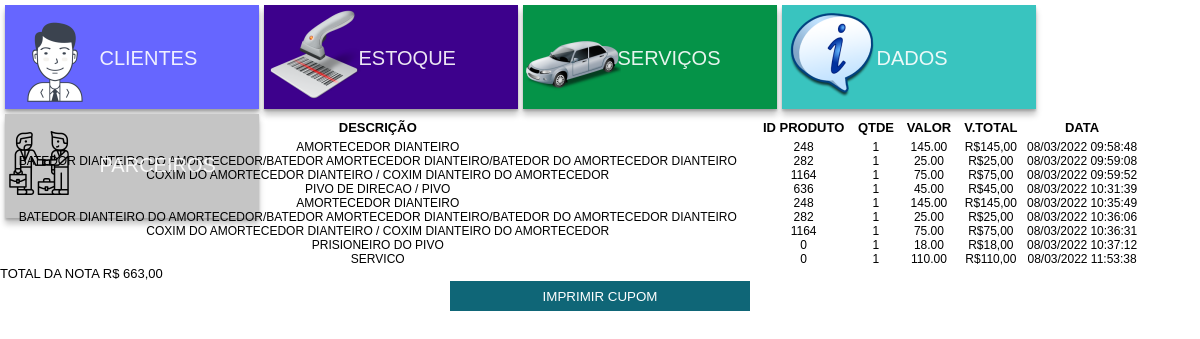
Page /cupom?ver=391 (signed in) on the committed database.
### tables this page shows
CREATE TABLE `nota` (
  `id` int(11) NOT NULL,
  `id_cliente` int(11) NOT NULL,
  `id_produto` int(11) NOT NULL,
  `nome_produto` varchar(200) NOT NULL,
  `quantidade` float NOT NULL,
  `preco` float(15,2) NOT NULL,
  `data` datetime DEFAULT NULL,
  `valor_total` float NOT NULL
);

### base/controle.php (called while the page is built, shortened)
<?php
class controle{
    public function carregarModelo($visualNome, $visualDados = array()) {
        require 'visual/modelo.php';
    }
    public function carregarVisualNoModelo($visualNome, $visualDados = array()) {
        extract($visualDados);
        require 'visual/'.$visualNome.'.php';
    }
}

### controles/cupomControle.php (called while the page is built)
<?php
class cupomControle extends controle {
    public function inicial() {
         $ver = $_GET['ver'];
         $clientes = new Clientes();
         $nota = $clientes->verNota($ver);
         $soma_geral = $clientes->somaGeral($ver);
         $data = $clientes->selecionarData();
           $arr = range(1, 999999);
            shuffle($arr);
            foreach ($arr AS $each) {
            }
        $dados = array(
            'data' => $data,
            'nota' => @$nota,
            'soma_geral' => @$soma_geral,
            'aleatorio' => @$each,
        );
        $this->carregarModelo('cupom', $dados);
    }
}

### base/Base.php (called while the page is built, shortened)
<?php
class  Base{
    public function rodar() {
        $url = '/';
        if(isset($_GET['url'])){
            $url .= $_GET['url'];
        }
        $parametros = array();
        if(!empty($url) && $url != '/'){
            $url = explode('/', $url);
            array_shift($url);
           array_shift($url);
           if(isset($url[0]) && !empty($url[0])){
               $atualAcao = $url[0];
              array_shift($url);
           } else{
               $atualAcao = 'inicial';
           }
        } else{
            $atualControle = 'inicioControle';
            $atualAcao = 'inicial';
        }
      $controle = new $atualControle();
       call_user_func_array(array($controle, $atualAcao), $parametros);
    }
}

### index.php (called while the page is built, shortened)
<?php
$base = new Base();
$base->rodar();

### modelos/modelo.php (called while the page is built, shortened)
<?php
class Modelo{
    public function __construct() {
        global $banco;
        $this->banco = $banco;
    }
}

### modelos/Clientes.php (called while the page is built, shortened)
<?php
class clientes extends modelo {
    public function verNota($ver) {
        $sql = "SELECT nota.id, nota.data, nota.valor_total, nota.id_produto, nota.nome_produto, nota.quantidade, nota.preco, clientes.nome, clientes.telefone, clientes.placa, clientes.observacao,"
                . " clientes.endereco FROM clientes INNER JOIN nota ON clientes.id = nota.id_cliente WHERE '$ver' = nota.id_cliente ";
        $sql = $this->banco->query($sql);
        if ($sql->rowCount() > 0) {
            $sql = $sql->fetchAll();
            $dados = $sql;
            return $dados;
        }
    }
    public function somaGeral($ver){
        $sql = "SELECT SUM(valor_total) AS total_geral FROM nota WHERE id_cliente = $ver ";
        $sql = $this->banco->query($sql);
        if ($sql->rowCount() > 0) {
            $sql = $sql->fetch();
            $dados = $sql;
            return $dados;
        }
    }
}

### visual/cupom.php (the view, shortened to what this page needs)
<div class="nt_impressa_cupom">
    <br>
    <div class="nt_corpo">
        <table width="100%" >
            <thead>
                <tr>
                    <th>DESCRIÇÃO</th>
                    <th class="remover">ID PRODUTO</th>
                    <th>QTDE</th>
                    <th>VALOR</th>
                    <th>V.TOTAL</th>
                    <th class="remover">DATA</th>
                </tr>
            </thead>
            <?php
            if (isset($nota)) {
                foreach ($nota as $not):
                    ?>
                    <tbody>
                        <tr align="center">
                            <td><?php echo $not['nome_produto'] ?> </td>
                            <td class="remover"><?php echo $not['id_produto'] ?> </td>
                            <td> <?php echo $not['quantidade'] ?>  </td>
                            <td>   <?php echo $not['preco'] ?>          </td>
                            <td class="reduzir"> <?php echo 'R$' . number_format($not['valor_total'], 2, ',', '.') ?> </td>
                            <td class="remover" > <?php echo date("d/m/Y H:i:s", strtotime($not['data'])); ?>  </td>
                        </tr>
                    </tbody>
    <?php endforeach;
} ?>
        </table>
        <div class="total_geral">
<?php echo "TOTAL DA NOTA" . "  " . "  " . ' R$ ' . number_format($soma_geral['total_geral'], 2, ',', '.') ?>
        </div>
    </div>
<br>
<br>
<br>
</div>
<div class="bt_cupom">
 <input type="button" class="remover" value="IMPRIMIR CUPOM" onClick="window.print()"/>
</div>

### midias/css/estilo.css (style rules this page uses)
body { overflow-x: hidden; }
* { font-family: arial; margin: 0; padding: 0; }
table { border-collapse: collapse; }
.bt_cupom { width: 300px; height: 100px; margin: 0 auto; }
.bt_cupom input { height: 30px; border: 0; width: 300px; background-color: #0F6677; color:#fff; cursor: pointer; }
.nt_corpo { width: 95%; text-transform: uppercase; font-family: courier; font-size: 13px; border-radius: 2px; float: left; }
.nt_corpo td, .nt_corpo_ td { text-transform:uppercase; font-size: 12px; }
.nt_corpo th { font-size: 13px; padding: 5px; }

### rows in the picture
nota: nome_produto "AMORTECEDOR DIANTEIRO", id_produto "248", quantidade "1", preco "145.00", valor_total "145,00", data "08/03/2022 09:58:48"
nota: nome_produto "BATEDOR DIANTEIRO DO AMORTECEDOR/BATEDOR AMORTECEDOR DIANTEIRO/BATEDOR DO AMORTECEDOR DIANTEIRO", id_produto "282", quantidade "1", preco "25.00", valor_total "25,00", data "08/03/2022 09:59:08"
nota: nome_produto "COXIM DO AMORTECEDOR DIANTEIRO / COXIM DIANTEIRO DO AMORTECEDOR", id_produto "1164", quantidade "1", preco "75.00", valor_total "75,00", data "08/03/2022 09:59:52"
nota: nome_produto "PIVO DE DIRECAO / PIVO", id_produto "636", quantidade "1", preco "45.00", valor_total "45,00", data "08/03/2022 10:31:39"
nota: nome_produto "AMORTECEDOR DIANTEIRO", id_produto "248", quantidade "1", preco "145.00", valor_total "145,00", data "08/03/2022 10:35:49"
nota: nome_produto "BATEDOR DIANTEIRO DO AMORTECEDOR/BATEDOR AMORTECEDOR DIANTEIRO/BATEDOR DO AMORTECEDOR DIANTEIRO", id_produto "282", quantidade "1", preco "25.00", valor_total "25,00", data "08/03/2022 10:36:06"
nota: nome_produto "COXIM DO AMORTECEDOR DIANTEIRO / COXIM DIANTEIRO DO AMORTECEDOR", id_produto "1164", quantidade "1", preco "75.00", valor_total "75,00", data "08/03/2022 10:36:31"
nota: nome_produto "PRISIONEIRO DO PIVO", id_produto "0", quantidade "1", preco "18.00", valor_total "18,00", data "08/03/2022 10:37:12"
nota: nome_produto "SERVICO", id_produto "0", quantidade "1", preco "110.00", valor_total "110,00", data "08/03/2022 11:53:38"

### other values in the picture
$soma_geral['total_geral'] "663,00"
